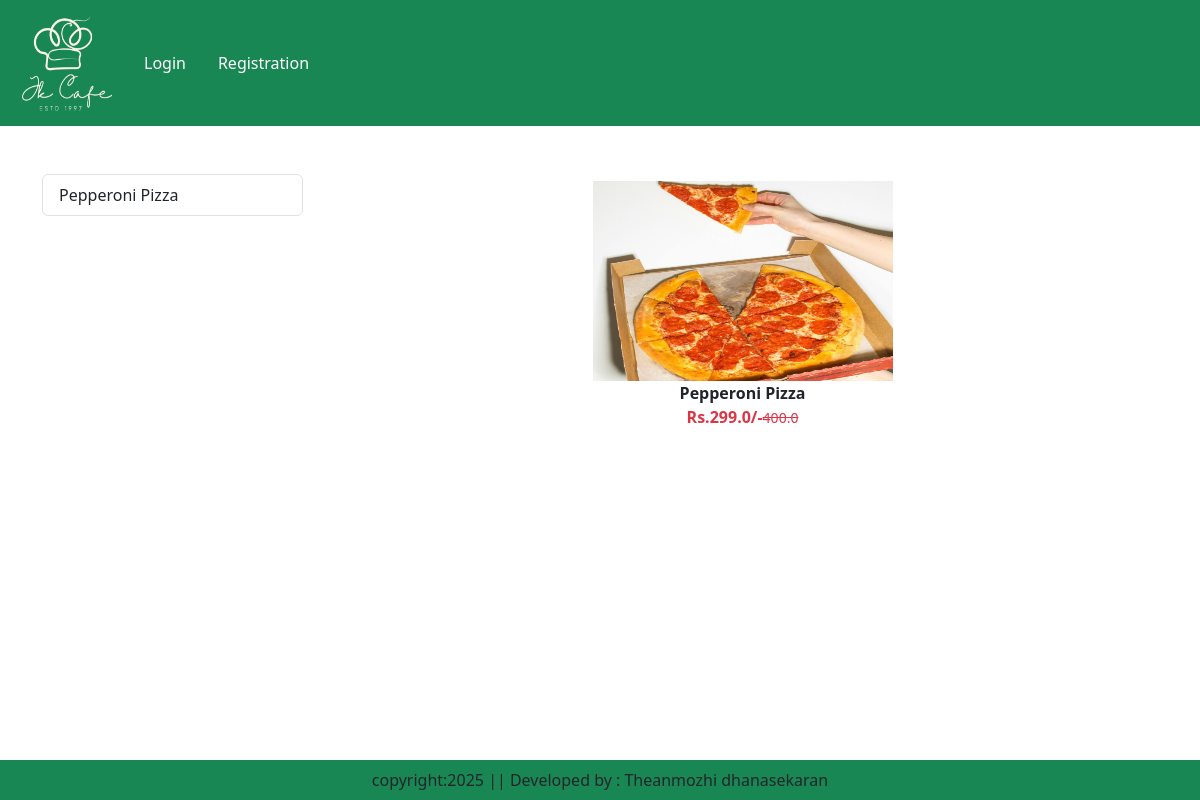
The app's page /category/AC/ with its own data.
### app/models.py (models this page shows, shortened)
class Product(models.Model):
    title=models.CharField(max_length=100)
    selling_price=models.FloatField()
    discounted_price=models.FloatField()
    description=models.TextField()
    composition=models.TextField(default='')
    proadapp=models.TextField(default='')
    category=models.CharField(choices=CATEGORY_CHOICES,max_length=2)
    product_image=models.ImageField(upload_to='product')

### app/views.py (the view)
# urls.py: path('category/<slug:val>/',views.CategoryView.as_view(),name='category'),
class CategoryView(View):
    def get(self,request,val):
        totalitem=0
        wishitem=0
        if request.user.is_authenticated:
            totalitem=len(Cart.objects.filter(user=request.user))
            wishitem=len(Wishlist.objects.filter(user=request.user))
        product=Product.objects.filter(category=val)
        title=Product.objects.filter(category=val).values('title')
        return render(request,'app/category.html',locals())

### app/templates/app/category.html (shortened to what this page needs)
{% extends 'app/base.html' %}
{% load static %}
{% block main-content %}
    <div class="container my-5">
        <div class="row">
            <div class="col-sm-3">
                <div class="list-group">
                    {% for val in title %}
                        <a href="{% url 'category-title' val.title %}" class="list-group-item list-group-item-action" aria-current="true">{{val.title}}</a>
                    {% endfor title %}
                </div>
            </div>
            <div class="col-sm-9">
                <div class="row">
                    {% for prod in product %}
                        <div class="col text-center mb-4">
                            <a href="{% url 'product-detail' prod.id %}" class="btn">
                            <div>
                                <img src="{{prod.product_image.url}}" width="300px" height="200px" />
                                <div class="fw-bold">{{prod.title}}</div>
                                <div class="fw-bold text-danger">
                                    Rs.{{prod.discounted_price}}/-<small class="fw-light text-decoration-line-through">{{prod.selling_price}}</small>
                                </div>
                            </div>
                            </a>
                        </div>
                    {% endfor %}
                </div>
            </div>
        </div>
    </div>
{% endblock main-content %}

### records on screen
Product: product_image (picture), title "Pepperoni Pizza", discounted_price "299.0", selling_price "400.0"

### other values on screen
{{ val.title }} "Pepperoni Pizza"
